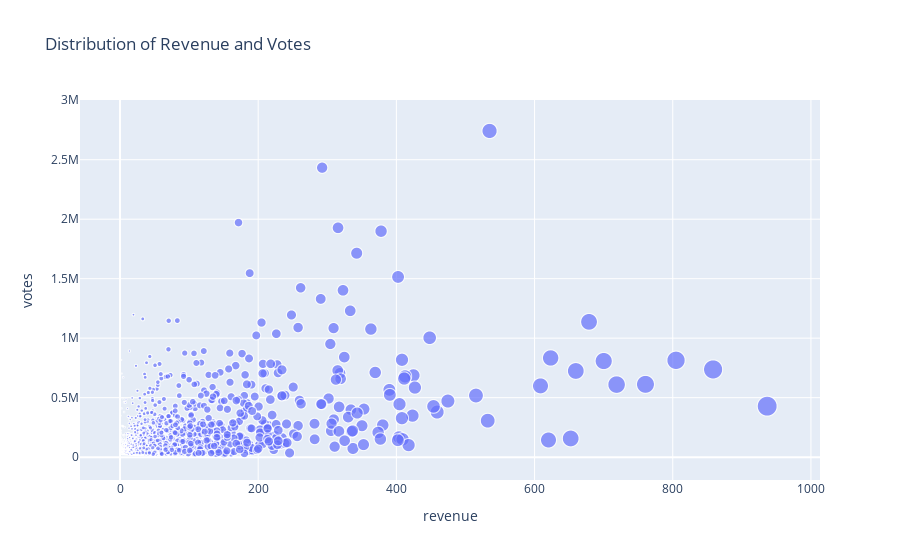

Notebook source saved alongside this figure:
### Markdown cell above
## brief description of every movie with rating,year,voting and revenue in millions

### Code cell
px.scatter(df,x='revenue',y='votes',size='revenue',title="Distribution of Revenue and Votes")
 
           #,hover_name='movie_name',animation_frame='movie_year',,color = 'revenue'

### Figure 1 — Plotly figure (JSON) as saved in the notebook; plotly's stock layout.template omitted (floating-point values rounded to 4 significant figures; data arrays with more than 128 entries replaced by an {"elided": "..."} marker saying what was removed)
{"data": [{"hovertemplate": "revenue=%{marker.size}<br>votes=%{y}<extra></extra>", "legendgroup": "", "marker": {"color": "#636efa", "size": {"elided": "1399 float values"}, "sizemode": "area", "sizeref": 2.342, "symbol": "circle"}, "mode": "markers", "name": "", "showlegend": false, "type": "scattergl", "x": {"elided": "1399 float values"}, "xaxis": "x", "y": {"elided": "1399 int values"}, "yaxis": "y"}], "layout": {"legend": {"itemsizing": "constant", "tracegroupgap": 0}, "title": {"text": "Distribution of Revenue and Votes"}, "xaxis": {"anchor": "y", "domain": [0, 1], "title": {"text": "revenue"}}, "yaxis": {"anchor": "x", "domain": [0, 1], "title": {"text": "votes"}}}}
